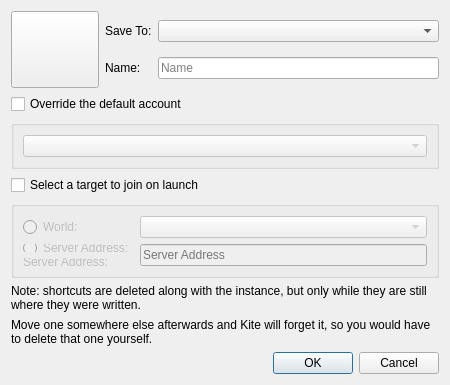
<?xml version="1.0" encoding="UTF-8"?>
<ui version="4.0">
 <class>CreateShortcutDialog</class>
 <widget class="QDialog" name="CreateShortcutDialog">
  <property name="geometry">
   <rect>
    <x>0</x>
    <y>0</y>
    <width>450</width>
    <height>370</height>
   </rect>
  </property>
  <property name="windowTitle">
   <string>Create Instance Shortcut</string>
  </property>
  <property name="modal">
   <bool>true</bool>
  </property>
  <layout class="QVBoxLayout" name="verticalLayout">
   <item>
    <layout class="QHBoxLayout" name="headerLayout">
     <item>
      <widget class="QToolButton" name="iconButton">
       <property name="toolTip">
        <string>Pick the icon the shortcut will wear.</string>
       </property>
       <property name="iconSize">
        <size>
         <width>80</width>
         <height>80</height>
        </size>
       </property>
      </widget>
     </item>
     <item>
      <layout class="QGridLayout" name="headerFieldsLayout">
       <item row="0" column="0">
        <widget class="QLabel" name="saveTargetLabel">
         <property name="text">
          <string>Save To:</string>
         </property>
        </widget>
       </item>
       <item row="0" column="1">
        <widget class="QComboBox" name="saveTargetSelectionBox">
         <property name="sizePolicy">
          <sizepolicy hsizetype="Expanding" vsizetype="Fixed">
           <horstretch>0</horstretch>
           <verstretch>0</verstretch>
          </sizepolicy>
         </property>
        </widget>
       </item>
       <item row="1" column="0">
        <widget class="QLabel" name="instNameLabel">
         <property name="text">
          <string>Name:</string>
         </property>
        </widget>
       </item>
       <item row="1" column="1">
        <widget class="QLineEdit" name="instNameTextBox">
         <property name="placeholderText">
          <string>Name</string>
         </property>
        </widget>
       </item>
      </layout>
     </item>
    </layout>
   </item>
   <item>
    <widget class="QCheckBox" name="overrideAccountCheckbox">
     <property name="toolTip">
      <string>Use a different account than the default one.</string>
     </property>
     <property name="text">
      <string>Override the default account</string>
     </property>
    </widget>
   </item>
   <item>
    <widget class="QGroupBox" name="accountOptionsGroup">
     <property name="enabled">
      <bool>false</bool>
     </property>
     <property name="title">
      <string/>
     </property>
     <layout class="QVBoxLayout" name="accountOptionsLayout">
      <item>
       <widget class="QComboBox" name="accountSelectionBox">
        <property name="sizePolicy">
         <sizepolicy hsizetype="Expanding" vsizetype="Fixed">
          <horstretch>0</horstretch>
          <verstretch>0</verstretch>
         </sizepolicy>
        </property>
       </widget>
      </item>
     </layout>
    </widget>
   </item>
   <item>
    <widget class="QCheckBox" name="targetCheckbox">
     <property name="toolTip">
      <string>Specify a world or server to join automatically on launch.</string>
     </property>
     <property name="text">
      <string>Select a target to join on launch</string>
     </property>
    </widget>
   </item>
   <item>
    <widget class="QGroupBox" name="targetOptionsGroup">
     <property name="enabled">
      <bool>false</bool>
     </property>
     <property name="title">
      <string/>
     </property>
     <layout class="QGridLayout" name="targetOptionsLayout">
      <item row="0" column="0">
       <widget class="QRadioButton" name="worldTarget">
        <property name="text">
         <string>World:</string>
        </property>
        <attribute name="buttonGroup">
         <string notr="true">targetButtonGroup</string>
        </attribute>
       </widget>
      </item>
      <item row="0" column="1">
       <widget class="QComboBox" name="worldSelectionBox">
        <property name="sizePolicy">
         <sizepolicy hsizetype="Expanding" vsizetype="Fixed">
          <horstretch>0</horstretch>
          <verstretch>0</verstretch>
         </sizepolicy>
        </property>
       </widget>
      </item>
      <item row="1" column="0">
       <layout class="QVBoxLayout" name="serverTargetLayout">
        <item>
         <widget class="QRadioButton" name="serverTarget">
          <property name="text">
           <string>Server Address:</string>
          </property>
          <attribute name="buttonGroup">
           <string notr="true">targetButtonGroup</string>
          </attribute>
         </widget>
        </item>
        <item>
         <widget class="QLabel" name="serverLabel">
          <property name="visible">
           <bool>false</bool>
          </property>
          <property name="text">
           <string>Server Address:</string>
          </property>
         </widget>
        </item>
       </layout>
      </item>
      <item row="1" column="1">
       <widget class="QLineEdit" name="serverAddressBox">
        <property name="placeholderText">
         <string>Server Address</string>
        </property>
       </widget>
      </item>
     </layout>
    </widget>
   </item>
   <item>
    <widget class="QLabel" name="trackingNoteLabel">
     <property name="text">
      <string>Note: shortcuts are deleted along with the instance, but only while they are still where they were written.</string>
     </property>
     <property name="wordWrap">
      <bool>true</bool>
     </property>
    </widget>
   </item>
   <item>
    <widget class="QLabel" name="trackingNoteLabel2">
     <property name="text">
      <string>Move one somewhere else afterwards and Kite will forget it, so you would have to delete that one yourself.</string>
     </property>
     <property name="wordWrap">
      <bool>true</bool>
     </property>
    </widget>
   </item>
   <item>
    <spacer name="bottomSpacer">
     <property name="orientation">
      <enum>Qt::Vertical</enum>
     </property>
     <property name="sizeHint" stdset="0">
      <size>
       <width>20</width>
       <height>0</height>
      </size>
     </property>
    </spacer>
   </item>
   <item>
    <widget class="QDialogButtonBox" name="buttonBox">
     <property name="orientation">
      <enum>Qt::Horizontal</enum>
     </property>
     <property name="standardButtons">
      <set>QDialogButtonBox::Cancel|QDialogButtonBox::Ok</set>
     </property>
    </widget>
   </item>
  </layout>
 </widget>
 <resources/>
 <connections>
  <connection>
   <sender>buttonBox</sender>
   <signal>accepted()</signal>
   <receiver>CreateShortcutDialog</receiver>
   <slot>accept()</slot>
  </connection>
  <connection>
   <sender>buttonBox</sender>
   <signal>rejected()</signal>
   <receiver>CreateShortcutDialog</receiver>
   <slot>reject()</slot>
  </connection>
 </connections>
 <buttongroups>
  <buttongroup name="targetButtonGroup"/>
 </buttongroups>
</ui>
